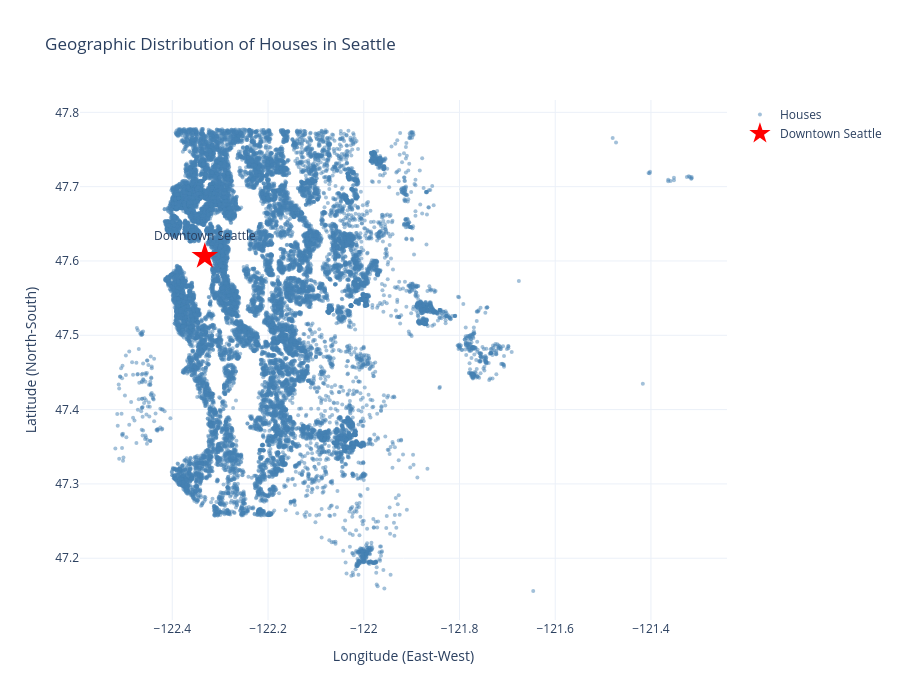

Notebook source saved alongside this figure:
### Markdown cell above
interactvie scatter plot

### Code cell
import plotly.graph_objects as go

df_complete = df_h2[(df_h2['sqft_lot'].notna()) & 
                     (df_h2['lat'].notna()) & 
                     (df_h2['long'].notna())].copy()

downtown_lat = 47.6062
downtown_long = -122.3321

fig = go.Figure()

# Add house locations
fig.add_trace(go.Scatter(
    x=df_complete['long'],
    y=df_complete['lat'],
    mode='markers',
    marker=dict(
        size=4,
        color='steelblue',
        opacity=0.5
    ),
    text=[f"Price: ${price:,.0f}<br>Lot: {sqft:,.0f} sqft<br>Zip: {zip}" 
          for price, sqft, zip in zip(df_complete['price'], df_complete['sqft_lot'], df_complete['zipcode'])],
    hoverinfo='text',
    name='Houses',
    hovertemplate='<b>House Details</b><br>%{text}<extra></extra>'
))

# Add downtown marker
fig.add_trace(go.Scatter(
    x=[downtown_long],
    y=[downtown_lat],
    mode='markers+text',
    marker=dict(size=20, color='red', symbol='star'),
    text=['Downtown Seattle'],
    textposition='top center',
    name='Downtown Seattle',
    hoverinfo='text',
    hovertext='Downtown Seattle (Reference Point)',
    hovertemplate='<b>%{text}</b><extra></extra>'
))

fig.update_layout(
    title='Geographic Distribution of Houses in Seattle',
    xaxis_title='Longitude (East-West)',
    yaxis_title='Latitude (North-South)',
    height=700,
    hovermode='closest',
    template='plotly_white'
)

fig.show()

print("Interactive plot displayed in notebook!")
print("✓ Scroll your mouse wheel to zoom in/out")
print("✓ Drag to pan left/right and up/down")
print("✓ Hover over dots to see house details")

### Figure 1 — Plotly figure (JSON) as saved in the notebook; plotly's stock layout.template omitted (floating-point values rounded to 4 significant figures; data arrays with more than 128 entries replaced by an {"elided": "..."} marker saying what was removed)
{"data": [{"hoverinfo": "text", "hovertemplate": "<b>House Details</b><br>%{text}<extra></extra>", "marker": {"color": "steelblue", "opacity": 0.5, "size": 4}, "mode": "markers", "name": "Houses", "text": {"elided": "21597 str values"}, "type": "scatter", "x": {"elided": "21597 float values"}, "y": {"elided": "21597 float values"}}, {"hoverinfo": "text", "hovertemplate": "<b>%{text}</b><extra></extra>", "hovertext": "Downtown Seattle (Reference Point)", "marker": {"color": "red", "size": 20, "symbol": "star"}, "mode": "markers+text", "name": "Downtown Seattle", "text": ["Downtown Seattle"], "textposition": "top center", "type": "scatter", "x": [-122.3], "y": [47.61]}], "layout": {"height": 700, "hovermode": "closest", "title": {"text": "Geographic Distribution of Houses in Seattle"}, "xaxis": {"title": {"text": "Longitude (East-West)"}}, "yaxis": {"title": {"text": "Latitude (North-South)"}}}}
